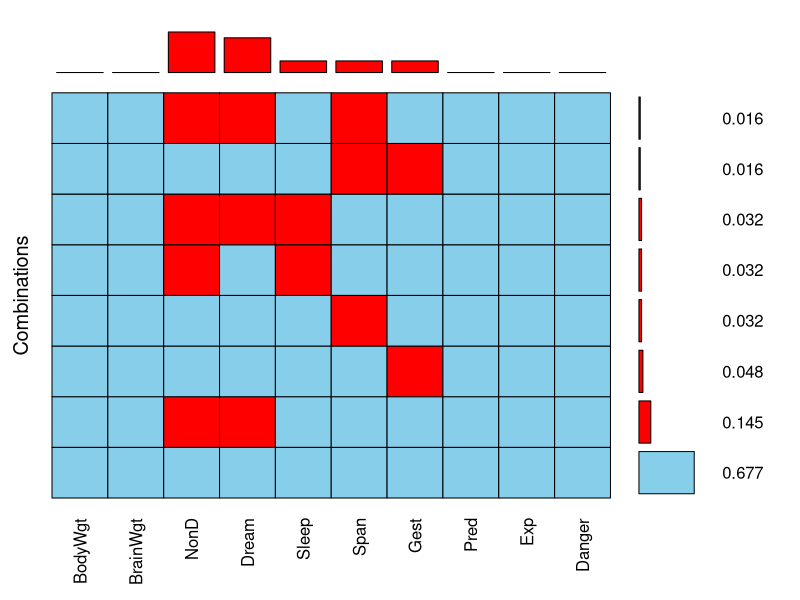
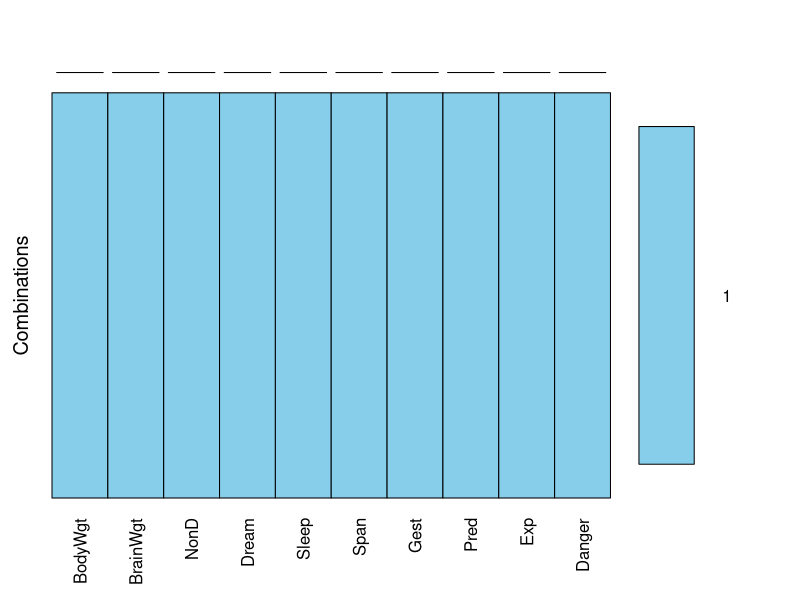
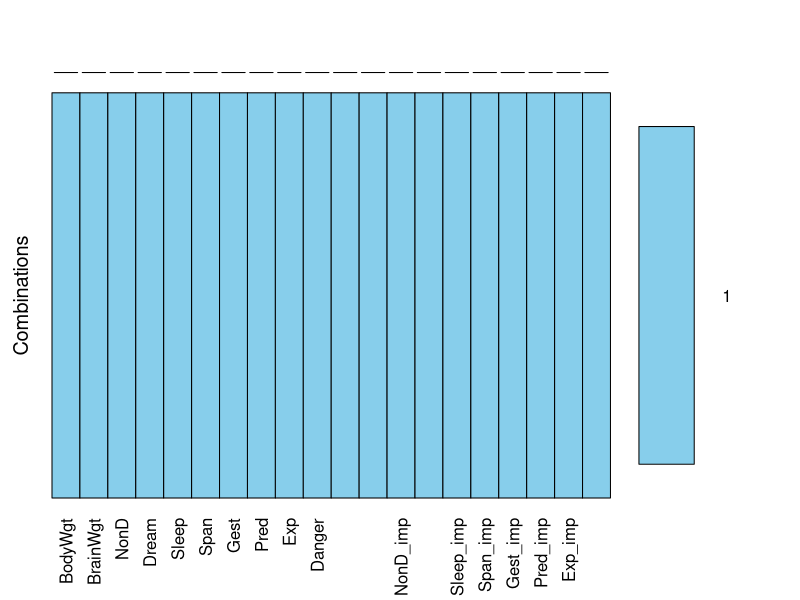

Generate these figures, in order, with R: (Note: this script raises an error after producing the figures.)
library(readr)
library(VIM)
library(dplyr)

sleep <- VIM::sleep

# VIM Aggregation Plot
sleep %>% aggr(combined=TRUE, numbers=TRUE)

# Listwise deletion
sleep_deletion <- na.omit(sleep)
sleep_deletion %>% aggr(combined=TRUE, numbers=TRUE)

# VIM Hot-Deck Imputation
sleep_hotdeck1 <- sleep %>%  hotdeck()
sleep_hotdeck1 %>% aggr(combined=TRUE, numbers=TRUE)
ggplot(sleep_hotdeck1) +
  geom_point(aes(x=Sleep, y=Dream, color=Sleep_imp))

sleep_hotdeck2 <- sleep %>%  hotdeck(ord_var = "Dream")
sleep_hotdeck2 %>% aggr(combined=TRUE, numbers=TRUE)

sleep_hotdeck3 <- sleep_hotdeck2 %>%  hotdeck(ord_var = "Sleep")
sleep_hotdeck3 %>% aggr(combined=TRUE, numbers=TRUE)

# VIM Iterative Robust Model Imputation (IRMI)
sleep_irmi <- sleep %>%  irmi()
ggplot(sleep_irmi) +
  geom_point(aes(x=Sleep, y=Dream, color=Sleep_imp))


# Impact
cor(sleep_deletion$Sleep, sleep_deletion$Dream)
cor(sleep_hotdeck1$Sleep, sleep_hotdeck1$Dream, use = "complete.obs")
cor(sleep_hotdeck2$Sleep, sleep_hotdeck2$Dream, use = "complete.obs")
cor(sleep_hotdeck3$Sleep, sleep_hotdeck3$Dream, use = "complete.obs")
cor(sleep_irmi$Sleep, sleep_irmi$Dream)
